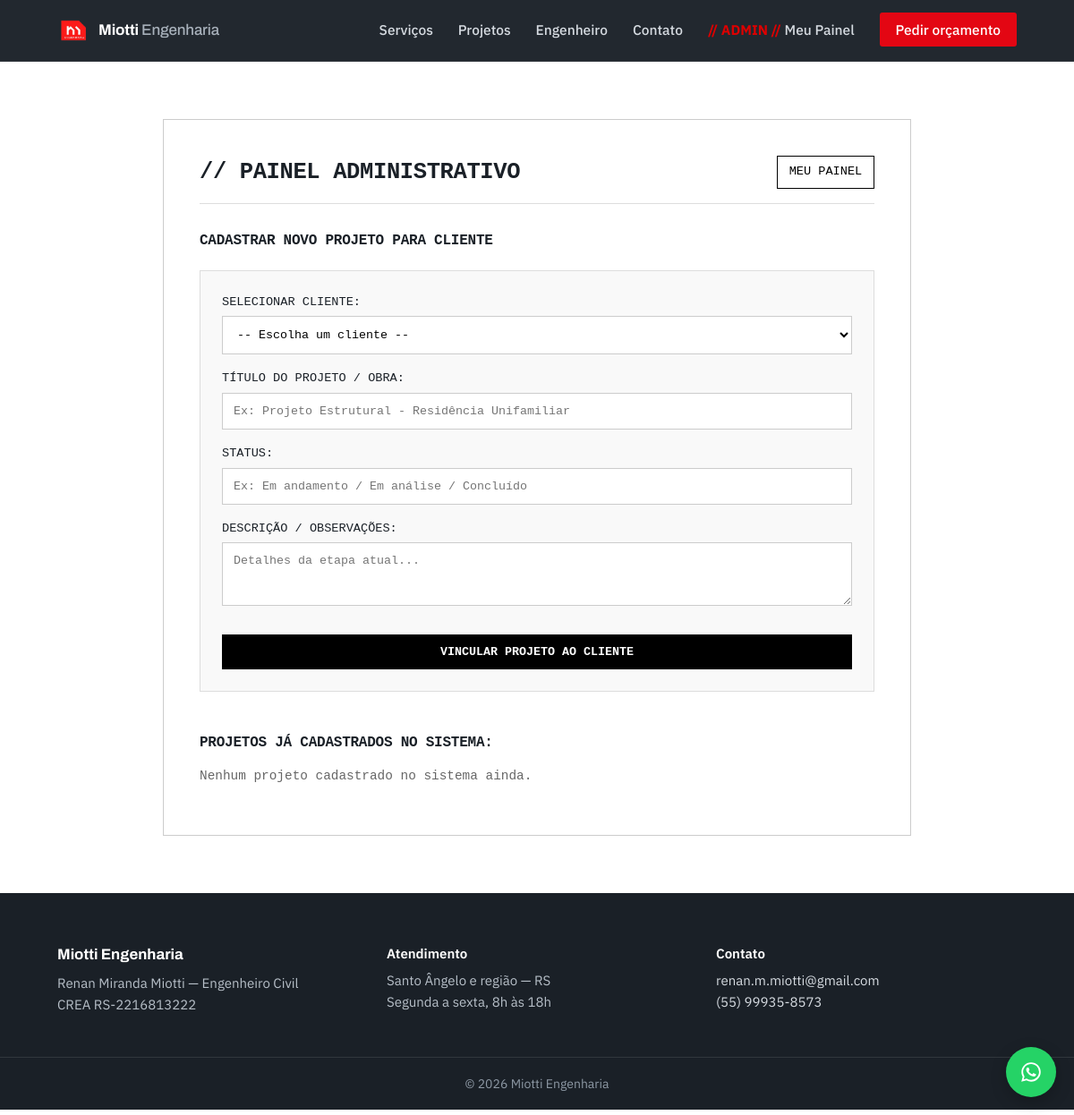
Before: /admin (signed in) with the older database file.
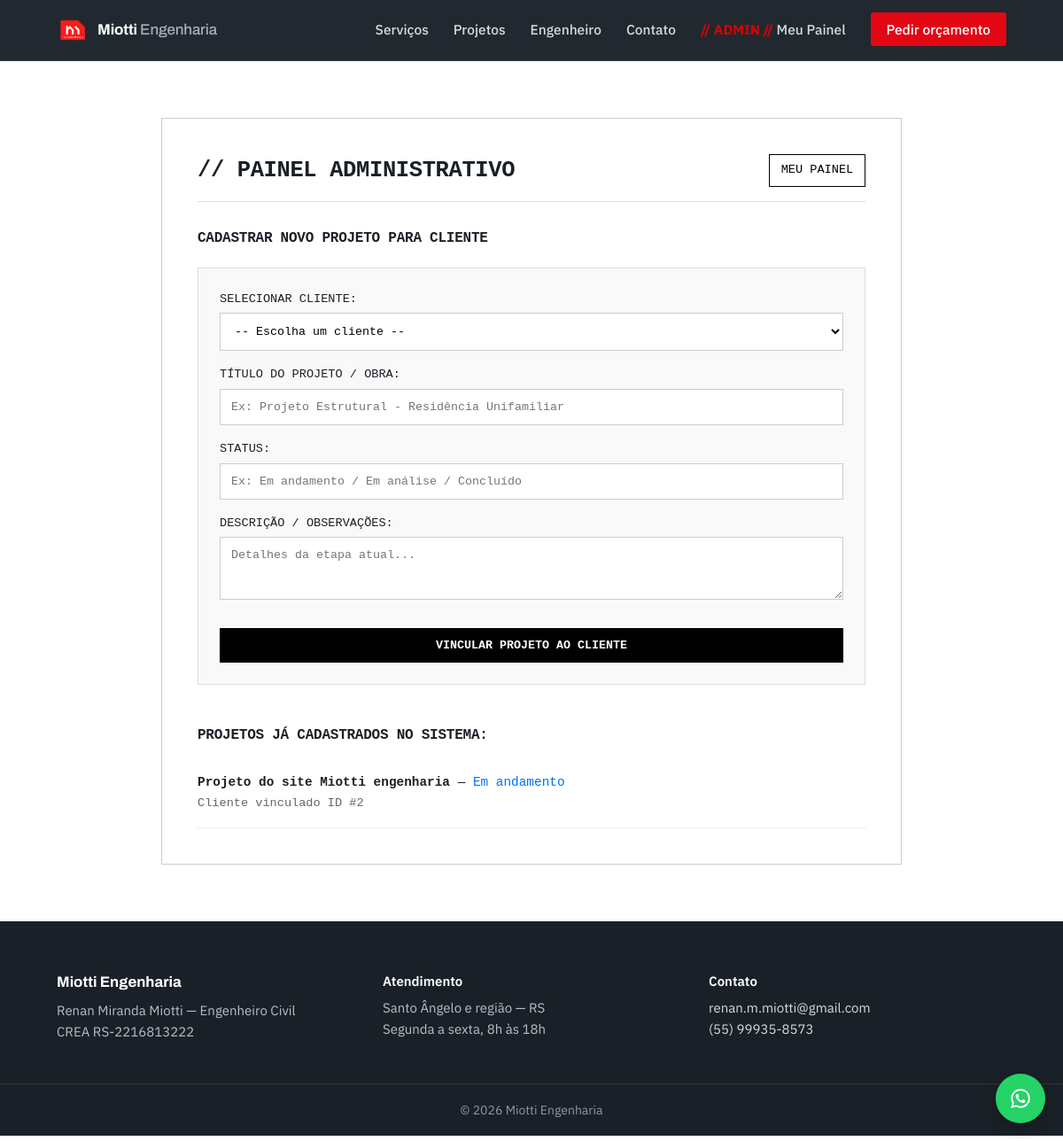
After: the same page with the newer database file.
### main.py (models this page shows)
class Projeto(db.Model):
    __tablename__ = 'projetos'
    id = db.Column(db.Integer, primary_key=True)
    titulo = db.Column(db.String(150), nullable=False)         # Ex: Projeto Estrutural - Residência
    status = db.Column(db.String(100), nullable=False)         # Ex: Em andamento, Concluído, Em análise
    descricao = db.Column(db.Text, nullable=True)              # Detalhes do projeto
    cliente_id = db.Column(db.Integer, db.ForeignKey('clientes.id'), nullable=False)
    cliente = db.relationship('Cliente', backref=db.backref('projetos', lazy=True))

### main.py (the view, shortened to what this page needs)
    @app.route("/admin", methods=["GET", "POST"])
    @login_required
    def admin_painel():
        emails_autorizados = ["leonardorafaelmiotti@gmail.com", "renan.m.miotti@gmail.com"]
        if current_user.email not in emails_autorizados:
            flash("Acesso não autorizado.", "erro")
            return redirect(url_for('painel'))
        clientes = Cliente.query.all()
        projetos = Projeto.query.all()
        return render_template("admin.html", clientes=clientes, projetos=projetos)

### main.py (called while the page is built)
@login_manager.user_loader
def load_user(user_id):
    return Cliente.query.get(int(user_id))

def registrar_contexto(app: Flask) -> None:
    @app.context_processor
    def globais():
        return {
            "ano": datetime.now().year,
            "whatsapp": app.config["WHATSAPP"],
        }
    @app.template_global()
    def estatico(arquivo: str) -> str:
        caminho = BASE_DIR / "static" / arquivo
        versao = int(caminho.stat().st_mtime) if caminho.exists() else 0
        return url_for("static", filename=arquivo, v=versao)

def registrar_cabecalhos(app: Flask) -> None:
    @app.after_request
    def aplicar(resposta):
        resposta.headers.setdefault("X-Content-Type-Options", "nosniff")
        resposta.headers.setdefault("X-Frame-Options", "SAMEORIGIN")
        resposta.headers.setdefault("Referrer-Policy", "strict-origin-when-cross-origin")
        return resposta

### templates/admin.html (shortened to what this page needs)
{% extends "base.html" %}
{% block conteudo %}
<section style="padding: 4rem 2rem; max-width: 900px; margin: 0 auto;">
    <div style="border: 1px solid var(--cor-borda, #ccc); padding: 2.5rem; background: var(--cor-fundo-card, #fff);">
        <div style="display: flex; justify-content: space-between; align-items: center; border-bottom: 1px solid #ddd; padding-bottom: 1rem; margin-bottom: 2rem;">
            <h2 style="font-family: monospace; text-transform: uppercase; margin: 0;">// Painel Administrativo</h2>
            <a href="{{ url_for('painel') }}" style="font-family: monospace; font-size: 0.85rem; color: #000; text-decoration: none; border: 1px solid #000; padding: 0.4rem 0.8rem;">MEU PAINEL</a>
        </div>
        <h3 style="font-family: monospace; text-transform: uppercase; font-size: 1rem; margin-bottom: 1.5rem;">Cadastrar Novo Projeto para Cliente</h3>
        <form method="POST" style="margin-bottom: 3rem; background: #f9f9f9; padding: 1.5rem; border: 1px solid #ddd;">
            <div style="margin-bottom: 1rem;">
                <label style="display: block; font-family: monospace; font-size: 0.85rem; margin-bottom: 0.3rem;">SELECIONAR CLIENTE:</label>
                <select name="cliente_id" required style="width: 100%; padding: 0.75rem; border: 1px solid #ccc; font-family: monospace; background: #fff;">
                    <option value="">-- Escolha um cliente --</option>
                </select>
            </div>
            <div style="margin-bottom: 1rem;">
                <label style="display: block; font-family: monospace; font-size: 0.85rem; margin-bottom: 0.3rem;">TÍTULO DO PROJETO / OBRA:</label>
                <input type="text" name="titulo" placeholder="Ex: Projeto Estrutural - Residência Unifamiliar" required style="width: 100%; padding: 0.75rem; border: 1px solid #ccc; font-family: monospace;">
            </div>
            <div style="margin-bottom: 1rem;">
                <label style="display: block; font-family: monospace; font-size: 0.85rem; margin-bottom: 0.3rem;">STATUS:</label>
                <input type="text" name="status" placeholder="Ex: Em andamento / Em análise / Concluído" required style="width: 100%; padding: 0.75rem; border: 1px solid #ccc; font-family: monospace;">
            </div>
            <div style="margin-bottom: 1.5rem;">
                <label style="display: block; font-family: monospace; font-size: 0.85rem; margin-bottom: 0.3rem;">DESCRIÇÃO / OBSERVAÇÕES:</label>
                <textarea name="descricao" rows="3" placeholder="Detalhes da etapa atual..." style="width: 100%; padding: 0.75rem; border: 1px solid #ccc; font-family: monospace;"></textarea>
            </div>
            <button type="submit" style="width: 100%; padding: 0.75rem; background: #000; color: #fff; border: none; font-family: monospace; font-weight: bold; cursor: pointer;">
                VINCULAR PROJETO AO CLIENTE
            </button>
        </form>
        <h3 style="font-family: monospace; text-transform: uppercase; font-size: 1rem; margin-bottom: 1rem;">Projetos Já Cadastrados no Sistema:</h3>
        {% if projetos %}
            <div style="font-family: monospace; font-size: 0.9rem;">
                {% for p in projetos %}
                <div style="border-bottom: 1px solid #eee; padding: 1rem 0;">
                    <strong>{{ p.titulo }}</strong> — <span style="color: #0070f3;">{{ p.status }}</span><br>
                    <span style="color: #666; font-size: 0.85rem;">Cliente vinculado ID #{{ p.cliente_id }}</span>
                </div>
                {% endfor %}
            </div>
        {% else %}
            <p style="font-family: monospace; color: #666; font-size: 0.9rem;">Nenhum projeto cadastrado no sistema ainda.</p>
        {% endif %}
    </div>
</section>
{% endblock %}

### templates/base.html (shortened to what this page needs)
<!DOCTYPE html>
<html lang="pt-BR">
<head>
    <link rel="stylesheet" href="{{ estatico('css/style.css') }}">
</head>
<body>
<nav class="barra" id="barra">
    <div class="barra-interna">
        <a class="barra-marca" href="{{ url_for('pagina_inicial') }}">
            <img src="{{ url_for('static', filename='logo.png') }}" alt="" width="36" height="36">
            <span>Miotti <em>Engenharia</em></span>
        </a>
        <ul class="menu" id="menu">
            <li><a href="{{ url_for('pagina_inicial') }}#servicos">Serviços</a></li>
            <li><a href="{{ url_for('pagina_inicial') }}#projetos">Projetos</a></li>
            <li><a href="{{ url_for('pagina_inicial') }}#sobre">Engenheiro</a></li>
            <li><a href="{{ url_for('pagina_inicial') }}#contato">Contato</a></li>
            <li>
                {% if current_user.is_authenticated %}
                    {% if current_user.email in ['leonardorafaelmiotti@gmail.com', 'renan.m.miotti@gmail.com'] %}
                        <a href="{{ url_for('admin_painel') }}" style="color: #d00; font-weight: bold;">//  ADMIN  //  </a>
                    {% endif %}
                    <a href="{{ url_for('painel') }}"> Meu Painel</a>
                {% else %}
                    <a href="{{ url_for('login') }}"> Login / acesso</a>
                {% endif %}
            </li>
            <li><a class="menu-cta" href="{{ url_for('pagina_inicial') }}#orcamento">Pedir orçamento</a></li>
        </ul>
    </div>
</nav>
<main id="conteudo">
    {% block conteudo %}{% endblock %}
</main>
<footer class="rodape">
    <div class="rodape-interna">
        <div>
            <p class="rodape-nome">Miotti Engenharia</p>
            <p>Renan Miranda Miotti — Engenheiro Civil<br>CREA RS-2216813222</p>
        </div>
        <div>
            <p class="rodape-titulo">Atendimento</p>
            <p>Santo Ângelo e região — RS<br>Segunda a sexta, 8h às 18h</p>
        </div>
        <div>
            <p class="rodape-titulo">Contato</p>
            <p>
                <a href="mailto:renan.m.miotti@gmail.com">renan.m.miotti@gmail.com</a><br>
                <a href="tel:+5555999358573">(55) 99935-8573</a>
            </p>
        </div>
    </div>
    <p class="rodape-base">© {{ ano }} Miotti Engenharia</p>
</footer>
<a class="zap-flutuante" href="https://wa.me/{{ whatsapp }}" target="_blank" rel="noopener" aria-label="Conversar no WhatsApp">
</a>
</body>
</html>

### static/css/style.css (style rules this page uses)
:root { --grafite: #1a2027; --grafite-claro: #2b343e; --concreto: #6b7480; --linha: #dde1e6; --papel: #ffffff; --papel-fundo: #f2f4f6; --vermelho: #e30613; --vermelho-fundo: #b00510; --zap: #25d366; --largura: 1120px; --raio: 3px; --transicao: 180ms ease; }
*, *::before, *::after { box-sizing: border-box; }
html { scroll-behavior: smooth; scroll-padding-top: 88px; }
body { margin: 0; font-family: 'IBM Plex Sans', system-ui, -apple-system, sans-serif; font-size: 17px; line-height: 1.6; color: var(--grafite); background: var(--papel); -webkit-font-smoothing: antialiased; }
h1, h2, h3 { font-family: 'Archivo', 'IBM Plex Sans', sans-serif; font-weight: 700; letter-spacing: -0.015em; line-height: 1.15; margin: 0; }
img { max-width: 100%; display: block; }
a { color: inherit; }
.barra { position: sticky; top: 0; z-index: 100; background: rgba(26, 32, 39, 0.96); backdrop-filter: blur(6px); border-bottom: 1px solid rgba(255, 255, 255, 0.08); }
.barra-interna { max-width: var(--largura); margin: 0 auto; padding: 0 24px; height: 68px; display: flex; align-items: center; justify-content: space-between; gap: 24px; }
.barra-marca { display: flex; align-items: center; gap: 10px; color: #fff; text-decoration: none; font-family: 'Archivo', sans-serif; font-weight: 700; font-size: 17px; letter-spacing: -0.01em; }
.barra-marca img { width: 36px; height: 36px; object-fit: contain; }
.barra-marca em { font-style: normal; font-weight: 500; color: #a7b0ba; }
.menu { list-style: none; display: flex; align-items: center; gap: 28px; margin: 0; padding: 0; }
.menu a { color: #d6dbe1; text-decoration: none; font-size: 15.5px; font-weight: 500; padding: 6px 0; border-bottom: 2px solid transparent; transition: color var(--transicao), border-color var(--transicao); }
.menu .menu-cta { background: var(--vermelho); color: #fff; padding: 9px 18px; border-radius: var(--raio); border-bottom: none; }
.rodape { background: var(--grafite); color: #b7bfc8; padding: 56px 0 0; font-size: 15px; }
.rodape-interna { max-width: var(--largura); margin: 0 auto; padding: 0 24px 40px; display: grid; grid-template-columns: repeat(auto-fit, minmax(230px, 1fr)); gap: 32px; }
.rodape p { margin: 0 0 6px; }
.rodape a { color: #d6dbe1; text-decoration: none; }
.rodape-nome { font-family: 'Archivo', sans-serif; font-weight: 700; color: #fff; font-size: 1.05rem; }
.rodape-titulo { color: #fff; font-weight: 600; margin-bottom: 8px; }
.rodape-base { border-top: 1px solid rgba(255, 255, 255, 0.1); padding: 18px 24px; text-align: center; font-size: 14px; color: #8e99a5; }
.zap-flutuante { position: fixed; right: 20px; bottom: 20px; z-index: 90; width: 56px; height: 56px; display: flex; align-items: center; justify-content: center; background: var(--zap); color: #fff; border-radius: 50%; box-shadow: 0 6px 18px rgba(0, 0, 0, 0.22); transition: background var(--transicao); }

Changed rows visible on the page:
added Projeto: titulo "Projeto do site Miotti engenharia", status "Em andamento", cliente_id "2"
Other visible differences:
text no longer shown: "Nenhum projeto cadastrado no sistema ainda."
